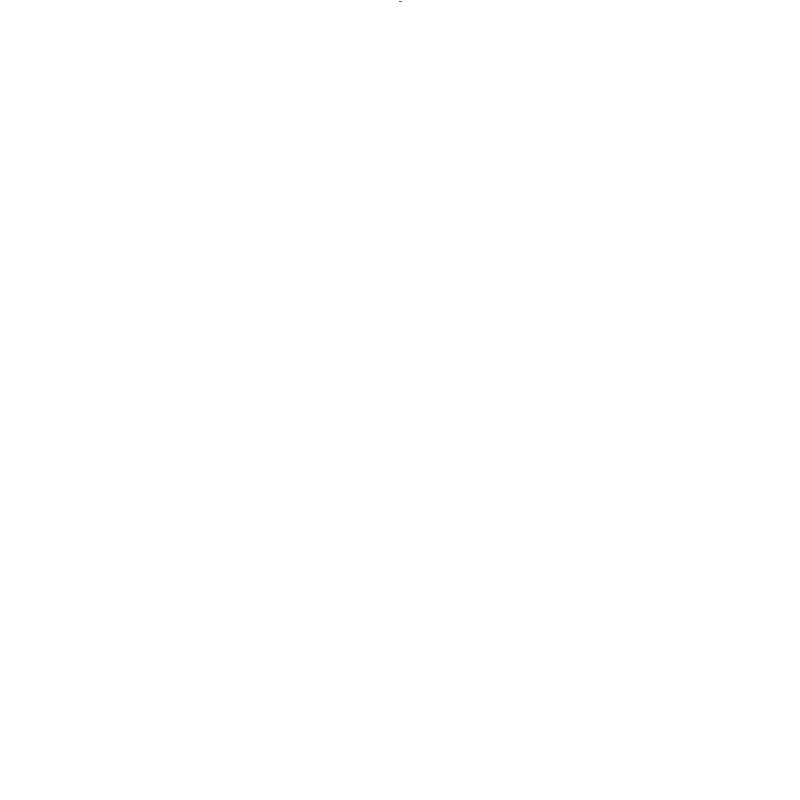
Frame 1 (no input)
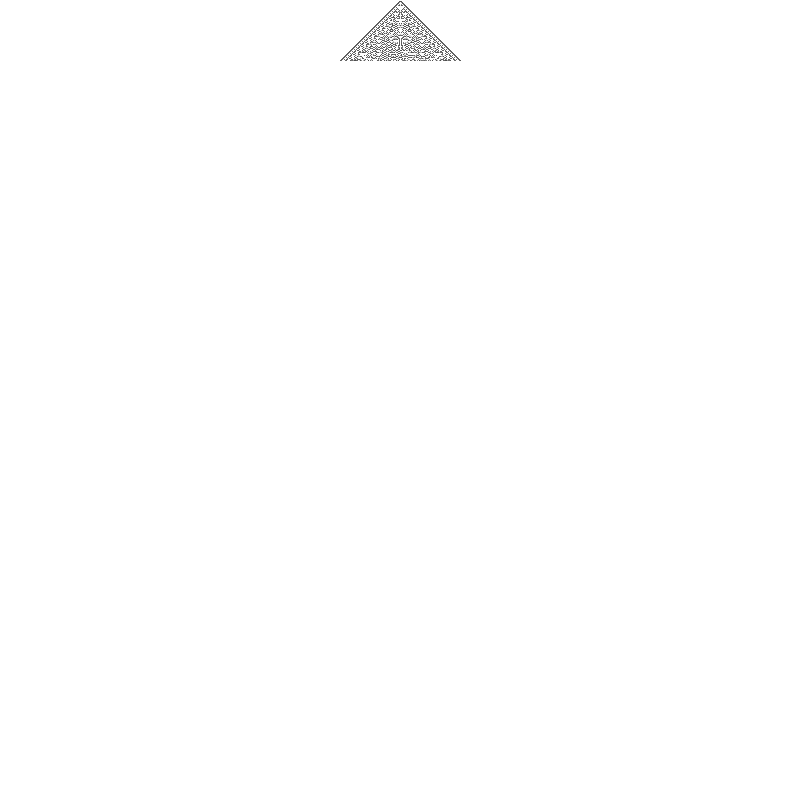
Frame 60 (the mouse pressed at the canvas centre just before this capture)
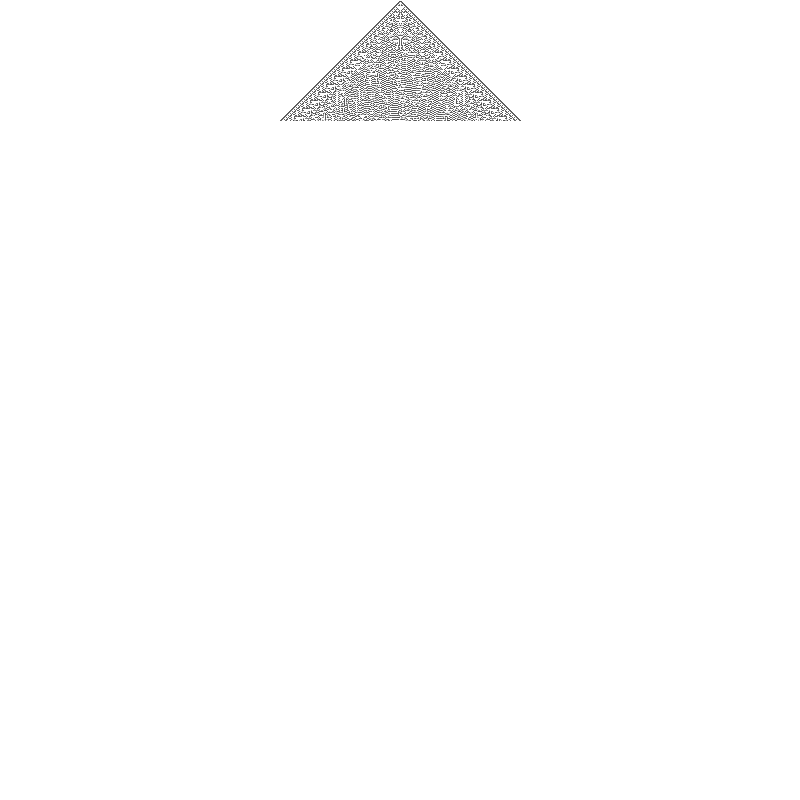
Frame 120 (the mouse held since frame 60 and released just before this capture)

The Processing sketch that drew these frames (run headless with seeded random() and noise(); from frame 60 on, the mouse is pressed at the canvas centre):

// Processing sketch: processing_53820
// ── processing_53820.pde

int drawmode = 1; // 0 = 2d, 1 = 1d slice

int W = 800;
int H = 800;
int WW = W;
int WH = H;
float[][] world = new float[W][H];
float[][] worldx = new float[W][H];
int i, j;
float n;

int ii = 0;
int iii;

void setup()
{
  if(drawmode == 1) WH /= 2;
  size(800,800);
  background(255);
  stroke(0);
  
  for(i = 0; i < W; i++)
    for(j = 0; j < H; j++)
      world[i][j] = 0;
  world[W/2][H/2] = 1;
}

void draw()
{
  //for(iii = 0; iii < 10; iii++){
  ii++;
  
  for(i = 0; i < W; i++){
    for(j = 0; j < H; j++){
      n = world[i][j];
      if(i > 0) n += world[i-1][j]; else n += world[W-1][j];
      if(j > 0) n += world[i][j-1]; else n += world[i][H-1];
      if(i < W-1) n += world[i+1][j]; else n += world[0][j];
      if(j < H-1) n += world[i][j+1]; else n += world[i][0];
         
       n /= 5;
       
       n = sin(n*6.2831);
       //n = tan(n/10);
       
       if(n > 1) n = 1;
       if(n < 0) n = 0;
       worldx[i][j] = n;
       
       stroke((int)(255*(1-n)));
       
       if(drawmode ==1){ if(j == H/2 && ii < WH) point(i,ii); }
       else point(i,j);
    }
  }
  
  for(i = 0; i < W; i++)
    for(j = 0; j < H; j++)
      world[i][j] = worldx[i][j];
  //}
}
